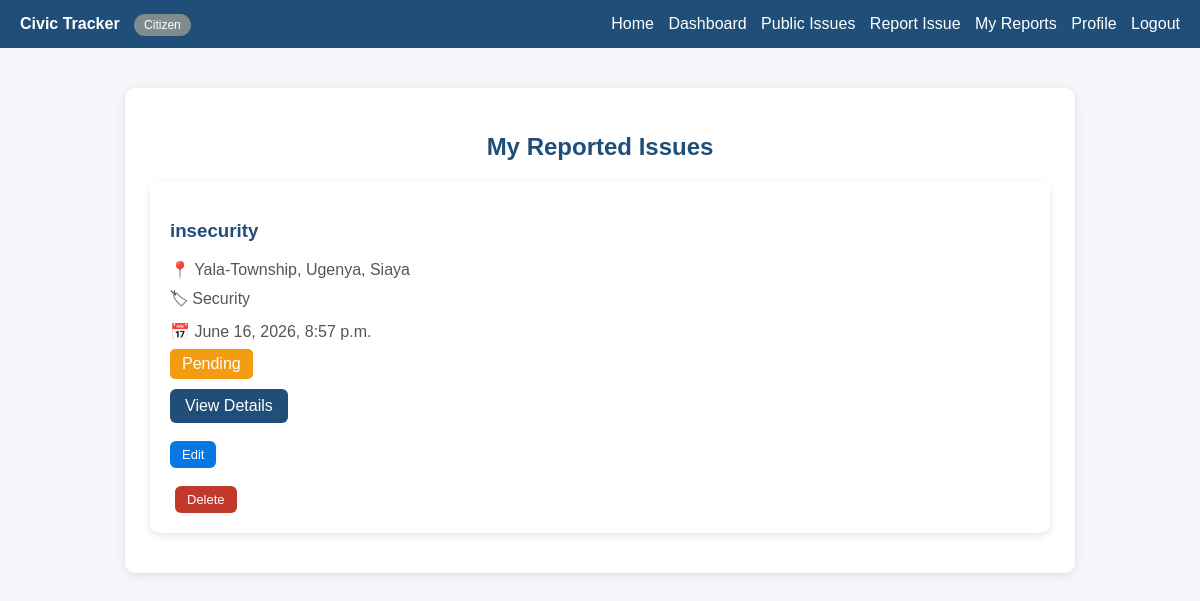
The app's page /my-reports/ (signed in) with its own data.
### civicapp/models.py (models this page shows, shortened)
class Issue(models.Model):
    CATEGORY_CHOICES = [
        ('roads', 'Roads'),
        ('water', 'Water'),
        ('health', 'Health'),
        ('education', 'Education'),
        ('security', 'Security'),
        ('other', 'Other'),
    ]
    STATUS_CHOICES = [
        ('pending', 'Pending'),
        ('in_progress', 'In Progress'),
        ('resolved', 'Resolved'),
    ]
    title = models.CharField(max_length=200)
    description = models.TextField()
    category = models.CharField(
        max_length=50,
        choices=CATEGORY_CHOICES
    )
    county = models.CharField(max_length=100)
    sub_county = models.CharField(max_length=100)
    ward = models.CharField(max_length=100)
    status = models.CharField(
        max_length=20,
        choices=STATUS_CHOICES,
        default='pending'
    )
    image = models.ImageField(
        upload_to='issues/',
        blank=True,
        null=True
    )
    created_by = models.ForeignKey(
        User,
        on_delete=models.CASCADE
    )
    created_at = models.DateTimeField(
        auto_now_add=True
    )

### civicapp/views.py (the view)
# urls.py: path('my-reports/', views.my_reports, name='my_reports'),
@login_required
def my_reports(request):
    issues = Issue.objects.filter(
        created_by=request.user
    ).order_by('-created_at')
    return render(request, 'civicapp/my_reports.html', {'issues': issues})

### civicapp/templates/civicapp/my_reports.html (shortened to what this page needs)
{% extends 'civicapp/base.html' %}
{% block content %}
<h2 class="page-title">
    My Reported Issues
</h2>
{% for issue in issues %}
<div class="report-card">
    <h3>
        {{ issue.title }}
    </h3>
    <p class="info">
        📍 {{ issue.ward }}, {{ issue.sub_county }}, {{ issue.county }}
    </p>
    <p class="info">
        🏷 {{ issue.get_category_display }}
    </p>
    <p class="info">
        📅 {{ issue.created_at }}
    </p>
    <span class="status">
        {{ issue.get_status_display }}
    </span>
    <br>
    <a class="view-btn"
       href="{% url 'issue_detail' issue.id %}">
        View Details
    </a><br><br>
    {% if issue.status != "resolved" %}
    <a href="{% url 'edit_issue' issue.id %}" class="edit-btn">
        Edit
    </a><br><br>
    {% endif %}
    {% if issue.status != "resolved" %}
    <a href="{% url 'delete_issue' issue.id %}" class="delete-btn">
        Delete
    </a>
    {% endif %}
</div>
{% empty %}
<p style="text-align:center;">
    You have not submitted any issues yet.
</p>
{% endfor %}
{% endblock %}

### civicapp/templates/civicapp/base.html (style rules this page uses)
body { margin: 0; font-family: Arial, sans-serif; background: #f4f6f9; }

### civicapp/templates/civicapp/my_reports.html (style rules this page uses)
.page-title { text-align:center; color:#1f4e79; }
.report-card { background:white; padding:20px; margin:15px 0; border-radius:10px; box-shadow:0 3px 10px rgba(0,0,0,0.1); }
.report-card h3 { color:#1f4e79; }
.info { color:#555; margin:8px 0; }
.status { display:inline-block; padding:6px 12px; border-radius:5px; background:#f39c12; color:white; }
.view-btn { display:inline-block; margin-top:10px; padding:8px 15px; background:#1f4e79; color:white; text-decoration:none; border-radius:6px; }
.edit-btn { display: inline-block; padding: 6px 12px; background-color: #0578e3 !important; color: #ffffff !important; text-decoration: none; border-radius: 6px; font-size: 13px; margin-right: 5px; border: none; }
.delete-btn { display: inline-block; padding: 6px 12px; background: #c0392b; color: white; text-decoration: none; border-radius: 6px; font-size: 13px; margin-left: 5px; }

### records on screen
Issue: title "insecurity", ward "Yala-Township", sub_county "Ugenya", county "Siaya", category "Security", created_at "June 16, 2026, 8:57 p.m.", status "Pending", shows "Edit", shows "Delete"
